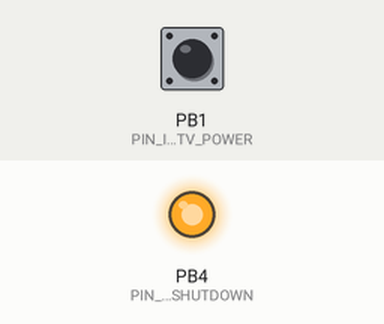
The program below on a simulated ATtiny85, built with avr-gcc and run on an emulated ATtiny85. On the bench: output pins drawn as LEDs (lit = HIGH). The inputs (shaded band) are chosen by the test bench; at power-on: PB1 (PIN_INPUT_TV_POWER) HIGH. Pins used as bus, display or sensor lines are not drawn.

Above: at 2.8 s.
2.9 s: PB1 (PIN_INPUT_TV_POWER) pulled LOW for 1.25 s
At 5.6 s:
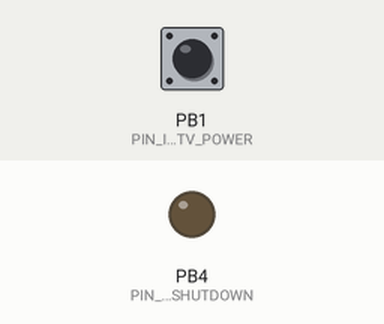
Timing chart, 0 to 7.2 s (numbered marks = the images above; inputs shaded):
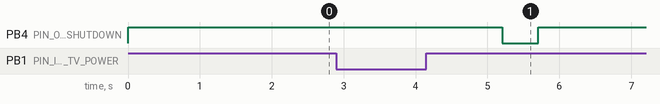

Measured:
- after the input at 2.9 s, PB4 (PIN_OUTPUT_SHUTDOWN): HIGH → LOW after 2.3 s, → HIGH 0.50 s later

The program:

main.cpp
```cpp
#define DEBUG_OUTPUT
#include <Arduino.h>

#ifdef DEBUG_OUTPUT
#include <SoftwareSerial.h>
#endif

#ifdef ATTINY85
// ATtiny85
const uint8_t PIN_OUTPUT_POWER = 2; // PB2 / HW pin 7
const uint8_t PIN_INPUT_POWEROFF = 3; // PB3 / HW pin 2
const uint8_t PIN_OUTPUT_SHUTDOWN = 4; // PB4 / HW pin 3
const uint8_t PIN_INPUT_TV_POWER = 1; // PB1 / HW pin 6
#endif

#ifdef ATTINY412
// ATtiny412
const uint8_t PIN_OUTPUT_POWER = 4; // PA3 / HW pin 7
const uint8_t PIN_INPUT_POWEROFF = 0; // PA6 / HW pin 2
const uint8_t PIN_OUTPUT_SHUTDOWN = 1; // PA7 / HW pin 3
const uint8_t PIN_INPUT_TV_POWER = 3; // PA2 / HW pin 5
#endif

enum class State
{
  Off,
  On,
  ShuttingDown,
};

State gState;

#ifdef DEBUG_OUTPUT
SoftwareSerial mySerial(PIN_INPUT_POWEROFF, 2);
//#define mySerial Serial
#endif

void setup()
{
  pinMode(PIN_OUTPUT_POWER, OUTPUT);
  digitalWrite(PIN_OUTPUT_POWER, LOW);

  pinMode(PIN_OUTPUT_SHUTDOWN, OUTPUT);
  digitalWrite(PIN_OUTPUT_SHUTDOWN, HIGH);

  pinMode(PIN_INPUT_TV_POWER, INPUT_PULLUP);
  pinMode(PIN_INPUT_POWEROFF, INPUT);

  gState = State::Off;

#ifdef DEBUG_OUTPUT
  // debug
  pinMode(2, OUTPUT);
  //mySerial.swap(1);
  mySerial.begin(9600);
#endif
}

void loop()
{
#ifdef DEBUG_OUTPUT
  int pow = digitalRead(PIN_INPUT_TV_POWER);
  mySerial.printf("pow %d\n", pow);
#endif

  const bool tvPowerOn = pow == LOW;

  if (digitalRead(PIN_INPUT_POWEROFF) == HIGH)
  {
#ifdef DEBUG_OUTPUT
    mySerial.println("poweroff is high");
#endif

    if (gState != State::Off)
    {
      // If the RPi signals poweroff, turn the power off
      digitalWrite(PIN_OUTPUT_POWER, LOW);
      gState = State::Off;
    }
  }
  else if (tvPowerOn && gState == State::Off)
  {
#ifdef DEBUG_OUTPUT
    mySerial.println("tvPowerOn && gState == State::Off");
#endif

    // If we're off and the TV is on, turn on the RPi
    digitalWrite(PIN_OUTPUT_POWER, HIGH);
    gState = State::On;
  }
  else if (!tvPowerOn && gState == State::On)
  {
#ifdef DEBUG_OUTPUT
    mySerial.println("!tvPowerOn && gState == State::On");
#endif

    // If the TV turns off, signal shutdown to the RPi
    digitalWrite(PIN_OUTPUT_SHUTDOWN, LOW);
    delay(500);
    digitalWrite(PIN_OUTPUT_SHUTDOWN, HIGH);

    gState = State::ShuttingDown;
  }
  else
  {
#ifdef DEBUG_OUTPUT
    mySerial.println(tvPowerOn ? "nothing:power is on" : "nothing:power is off");
#endif
  }

  delay(1000);
}
```
